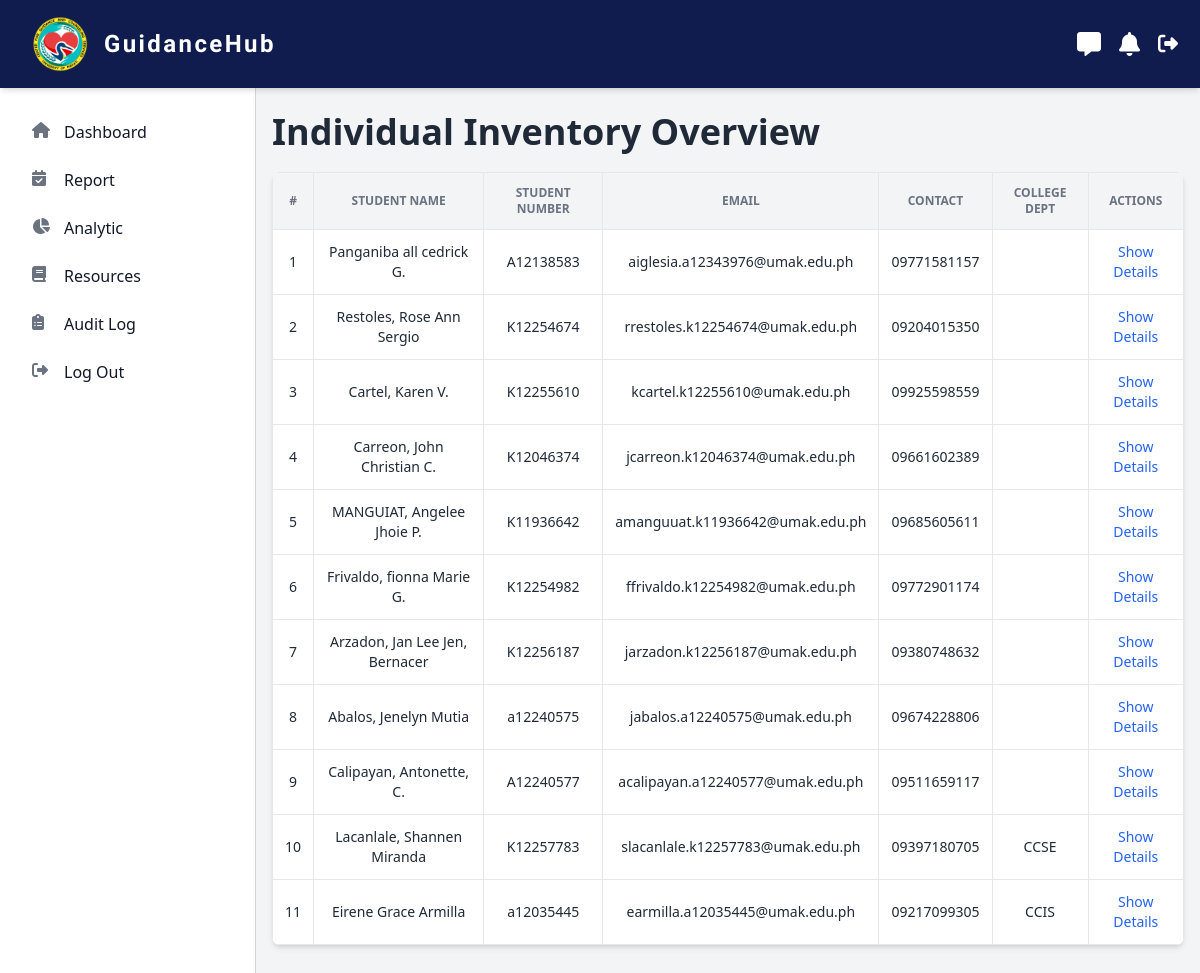
Screenshot of /src/admin/audit.php with the database file from the repository.
### tables this page shows
CREATE TABLE `individual_inventory` (
  `id` int(11) NOT NULL AUTO_INCREMENT,
  `student_name` varchar(255) DEFAULT NULL,
  `student_number` varchar(50) NOT NULL,
  `student_email` varchar(255) DEFAULT NULL,
  `student_contact` varchar(15) NOT NULL,
  `student_birthdate` date NOT NULL,
  `student_age` int(11) NOT NULL,
  `student_gender` enum('Male','Female','Intersex') NOT NULL,
  `civil_status` enum('Single','Married','Widow') NOT NULL,
  `address` text NOT NULL,
  `religion` enum('Catholic','Muslim','Iglesia ni Cristo','Atheist','Others') NOT NULL,
  `religion_specify` varchar(255) DEFAULT NULL,
  `college_dept` enum('CBFS','CCIS','CCSE','CGPP','CHK','CITE','CTM','CTHM','IOA','IAD','IIHS','ION','IOP','IOPsy','ISDNB','HSU','SOL') NOT NULL,
  `year_level` enum('1st Year','2nd Year','3rd Year','4th Year','5th Year') NOT NULL,
  `elementary` varchar(255) NOT NULL,
  `elementary_year` int(11) NOT NULL,
  `junior_high` varchar(255) NOT NULL,
  `junior_year` int(11) NOT NULL,
  `senior_high` varchar(255) NOT NULL,
  `senior_year` int(11) NOT NULL,
  `college_name` varchar(255) DEFAULT NULL,
  `college_year` int(11) DEFAULT NULL,
  `national_exam` varchar(255) DEFAULT NULL,
  `board_exam` varchar(255) DEFAULT NULL,
  `spouse_name` varchar(255) DEFAULT NULL,
  `date_marriage` date DEFAULT NULL,
  `place_marriage` varchar(255) DEFAULT NULL,
  `spouse_occupation` varchar(255) DEFAULT NULL,
  `spouse_employer` varchar(255) DEFAULT NULL,
  PRIMARY KEY (`id`),
  UNIQUE KEY `student_number` (`student_number`)
);

### src/admin/audit.php (the view, shortened to what this page needs)
<?php
$servername = "localhost";
$username = "u406807013_guidancehub";
$password = "GuidanceHub@2025";
$dbname = "u406807013_guidancehub";
$con = new mysqli($servername, $username, $password, $dbname);
$sql = "SELECT student_name, student_number, student_email, student_contact, student_birthdate,
        student_age, student_gender, civil_status, address, religion, religion_specify, college_dept,
        year_level, elementary, elementary_year, junior_high, junior_year, senior_high, senior_year,
        college_name, college_year, national_exam, board_exam, spouse_name, date_marriage, place_marriage,
        spouse_occupation, spouse_employer FROM individual_inventory";
$result = $con->query($sql);
?>
<!doctype html>
<html>
<head>
        <link href="https://cdn.jsdelivr.net/npm/flowbite@2.5.2/dist/flowbite.min.css"  rel="stylesheet" />
        <script src="https://cdn.tailwindcss.com"></script>
        <link href="./output.css" rel="stylesheet">
</head>
<body class="bg-gray-100">
<header class="fixed top-0 left-0 z-50 w-full shadow-md blue-dark marcellus-regular">
    <div class="flex px-3 py-4 lg:px-5 lg:pl-3">
        <div class="flex items-center justify-between w-full mx-auto max-w-7xl">
            <div class="flex items-center mx-5">
                <img src="/src/images/UMAK-CGCS-logo.png" alt="CGCS Logo" class="w-10 h-auto md:w-14">
                <span class="ml-4 font-semibold tracking-widest text-white md:text-2xl">GuidanceHub</span>
            </div>
            <div class="flex items-center gap-4">
                <div class="relative">
                    <button id="messageButton" class="text-white hover:text-gray-300 focus:outline-none">
                        <i class="text-2xl fa-solid fa-message"></i>
                    </button>
                </div>
                <div class="relative">
                    <button id="notificationButton" class="text-white hover:text-gray-300 focus:outline-none">
                        <i class="text-2xl fa-solid fa-bell"></i>
                    </button>
                </div>
                <a href="?logout=true" class="text-white hover:text-gray-300">
                    <i class="text-xl fa-solid fa-right-from-bracket"></i>
                </a>
            </div>
        </div>
    </div>
</header>
<aside id="logo-sidebar" class="fixed top-0 left-0 z-40 w-64 h-screen pt-20 transition-transform bg-white border-r border-gray-300 sm:translate-x-0" aria-label="Sidebar">
    <div class="h-full px-3 pb-4 mt-5 overflow-y-auto">
        <ul class="m-3 space-y-2 font-medium">
            <li><a href="dashboard.php" class="flex items-center p-2 text-gray-900 rounded-lg hover:bg-gray-100 group">
                <i class="w-5 h-5 text-gray-500 fa-solid fa-house group-hover:text-gray-900"></i>
                <span class="ms-3">Dashboard</span>
            </a></li>
            <li><a href="report.php" class="flex items-center p-2 text-gray-900 rounded-lg hover:bg-gray-100 group">
                <i class="w-5 h-5 text-gray-500 fa-solid fa-calendar-check group-hover:text-gray-900"></i>
                <span class="ms-3">Report</span>
            </a></li>
            <li><a href="analytics.php" class="flex items-center p-2 text-gray-900 rounded-lg hover:bg-gray-100 group">
                <i class="w-5 h-5 text-gray-500 fa-solid fa-chart-pie group-hover:text-gray-900"></i>
                <span class="ms-3">Analytic</span>
            </a></li>
            <li><a href="resources.php" class="flex items-center p-2 text-gray-900 rounded-lg hover:bg-gray-100 group">
                <i class="w-5 h-5 text-gray-500 fa-solid fa-book group-hover:text-gray-900"></i>
                <span class="ms-3">Resources</span>
            </a></li>
            <li><a href="audit.php" class="flex items-center p-2 text-gray-900 rounded-lg hover:bg-gray-100 group">
                <i class="w-5 h-5 text-gray-500 fa-solid fa-clipboard-list group-hover:text-gray-900"></i>
                <span class="ms-3">Audit Log</span>
            </a></li>
            <li><a href="?logout=true" class="flex items-center p-2 text-gray-900 rounded-lg hover:bg-gray-100 group">
                <i class="w-5 h-5 text-gray-500 fa-solid fa-right-from-bracket group-hover:text-gray-900"></i>
                <span class="ms-3">Log Out</span>
            </a></li>
        </ul>
    </div>
</aside>
<div class="flex flex-col min-h-screen px-4 pt-20 ml-0 transition-all duration-300 sm:ml-64">
    <section class="mt-8">
        <h2 class="text-3xl font-bold text-gray-800 sm:text-4xl">Individual Inventory Overview</h2>
            <div class="my-5 overflow-x-auto bg-white rounded-lg shadow-md">
                <table class="w-full text-sm text-left text-gray-800">
                    <thead class="text-xs text-center text-gray-500 uppercase bg-gray-100">
                        <tr>
                            <th class="p-3 border">#</th>
                            <th class="p-3 border">Student Name</th>
                            <th class="p-3 border">Student Number</th>
                            <th class="p-3 border">Email</th>
                            <th class="p-3 border">Contact</th>
                            <th class="p-3 border">College Dept</th>
                            <th class="p-3 border">Actions</th>
                        </tr>
                    </thead>
                    <tbody>
                        <?php
                        if ($result->num_rows > 0) {
                            $counter = 1;
                            while ($row = $result->fetch_assoc()) {
                                $jsonRow = htmlspecialchars(json_encode($row), ENT_QUOTES, 'UTF-8');
                                echo "<tr class='text-center hover:bg-gray-50'>";
                                echo "<td class='p-3 border'>" . $counter++ . "</td>";
                                echo "<td class='p-3 border'>" . htmlspecialchars($row['student_name']) . "</td>";
                                echo "<td class='p-3 border'>" . htmlspecialchars($row['student_number']) . "</td>";
                                echo "<td class='p-3 border'>" . htmlspecialchars($row['student_email']) . "</td>";
                                echo "<td class='p-3 border'>" . htmlspecialchars($row['student_contact']) . "</td>";
                                echo "<td class='p-3 border'>" . htmlspecialchars($row['college_dept']) . "</td>";
                                echo "<td class='p-3 border'>
                                        <button class='text-blue-600 hover:underline' onclick='showInventoryDetails({$jsonRow})'>Show Details</button>
                                    </td>";
                                echo "</tr>";
                            }
                        } else {
                            echo "<tr><td colspan='7' class='p-4 text-center text-gray-500'>No results found</td></tr>";
                        }
                        ?>
                    </tbody>
                </table>
            </div>
    </section>
</div>
</body>
</html>

### src/admin/audit.php (style rules this page uses)
.marcellus-regular { font-family: "Marcellus", serif; font-style: normal; letter-spacing: 2px; }
.blue-dark { background-color: #111c4e; }

### rows the page displays
individual_inventory: student_name "Panganiba all cedrick G.", student_number "A12138583", student_email "aiglesia.a12343976@umak.edu.ph", student_contact "09771581157"
individual_inventory: student_name "Restoles, Rose Ann Sergio", student_number "K12254674", student_email "rrestoles.k12254674@umak.edu.ph", student_contact "09204015350"
individual_inventory: student_name "Cartel, Karen V.", student_number "K12255610", student_email "kcartel.k12255610@umak.edu.ph", student_contact "09925598559"
individual_inventory: student_name "Carreon, John Christian C.", student_number "K12046374", student_email "jcarreon.k12046374@umak.edu.ph", student_contact "09661602389"
individual_inventory: student_name "MANGUIAT, Angelee Jhoie P.", student_number "K11936642", student_email "amanguuat.k11936642@umak.edu.ph", student_contact "09685605611"
individual_inventory: student_name "Frivaldo, fionna Marie G.", student_number "K12254982", student_email "ffrivaldo.k12254982@umak.edu.ph", student_contact "09772901174"
individual_inventory: student_name "Arzadon, Jan Lee Jen, Bernacer", student_number "K12256187", student_email "jarzadon.k12256187@umak.edu.ph", student_contact "09380748632"
individual_inventory: student_name "Abalos, Jenelyn Mutia", student_number "a12240575", student_email "jabalos.a12240575@umak.edu.ph", student_contact "09674228806"
individual_inventory: student_name "Calipayan, Antonette, C.", student_number "A12240577", student_email "acalipayan.a12240577@umak.edu.ph", student_contact "09511659117"
individual_inventory: student_name "Lacanlale, Shannen Miranda", student_number "K12257783", student_email "slacanlale.k12257783@umak.edu.ph", student_contact "09397180705", college_dept "CCSE"
individual_inventory: student_name "Eirene Grace Armilla", student_number "a12035445", student_email "earmilla.a12035445@umak.edu.ph", student_contact "09217099305", college_dept "CCIS"
